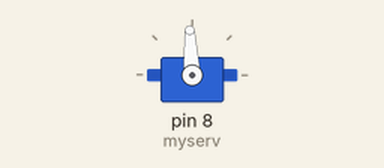
Recording of a sketch running on a simulated Arduino Uno, built with avr-gcc and run on an emulated ATmega328P. Parts: servo.

Above: at 0.05 s.
Timing chart, 0 to 4.6 s (numbered marks = the images above):
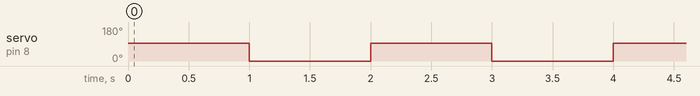

Measured:
- by itself, servo on pin 8 (myserv): alternates 93° for 1.0 s and 0° for 1.0 s

The sketch:

servo_microseconds.ino
```cpp
#include <Servo.h>

Servo myserv;

void setup()
{
  myserv.attach(8);
}

void loop()
{
   myserv.writeMicroseconds(1500);
   delay(1000);
    myserv.writeMicroseconds(300);
    delay(1000);

}
```
